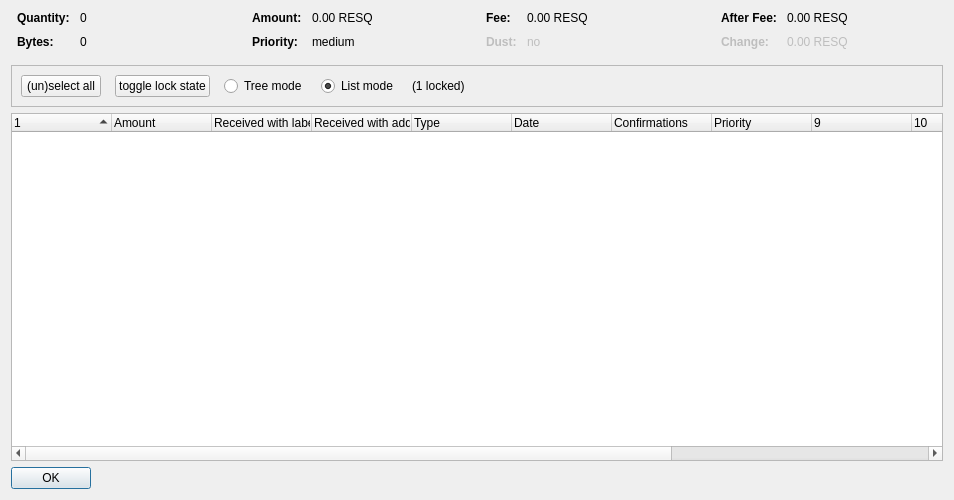
<?xml version="1.0" encoding="UTF-8"?>
<ui version="4.0">
 <class>CoinControlDialog</class>
 <widget class="QDialog" name="CoinControlDialog">
  <property name="geometry">
   <rect>
    <x>0</x>
    <y>0</y>
    <width>954</width>
    <height>500</height>
   </rect>
  </property>
  <property name="windowTitle">
   <string>Coin Selection</string>
  </property>
  <layout class="QVBoxLayout" name="verticalLayout">
   <item>
    <layout class="QHBoxLayout" name="horizontalLayoutTop" stretch="0,0,0,0">
     <property name="topMargin">
      <number>0</number>
     </property>
     <property name="bottomMargin">
      <number>10</number>
     </property>
     <item>
      <layout class="QFormLayout" name="formLayoutCoinControl1">
       <property name="horizontalSpacing">
        <number>10</number>
       </property>
       <property name="verticalSpacing">
        <number>10</number>
       </property>
       <property name="leftMargin">
        <number>6</number>
       </property>
       <property name="rightMargin">
        <number>6</number>
       </property>
       <item row="0" column="0">
        <widget class="QLabel" name="labelCoinControlQuantityText">
         <property name="font">
          <font>
           <weight>75</weight>
           <bold>true</bold>
          </font>
         </property>
         <property name="text">
          <string>Quantity:</string>
         </property>
        </widget>
       </item>
       <item row="0" column="1">
        <widget class="QLabel" name="labelCoinControlQuantity">
         <property name="cursor">
          <cursorShape>IBeamCursor</cursorShape>
         </property>
         <property name="contextMenuPolicy">
          <enum>Qt::ActionsContextMenu</enum>
         </property>
         <property name="text">
          <string notr="true">0</string>
         </property>
         <property name="textInteractionFlags">
          <set>Qt::LinksAccessibleByMouse|Qt::TextSelectableByKeyboard|Qt::TextSelectableByMouse</set>
         </property>
        </widget>
       </item>
       <item row="1" column="0">
        <widget class="QLabel" name="labelCoinControlBytesText">
         <property name="font">
          <font>
           <weight>75</weight>
           <bold>true</bold>
          </font>
         </property>
         <property name="text">
          <string>Bytes:</string>
         </property>
        </widget>
       </item>
       <item row="1" column="1">
        <widget class="QLabel" name="labelCoinControlBytes">
         <property name="cursor">
          <cursorShape>IBeamCursor</cursorShape>
         </property>
         <property name="contextMenuPolicy">
          <enum>Qt::ActionsContextMenu</enum>
         </property>
         <property name="text">
          <string notr="true">0</string>
         </property>
         <property name="textInteractionFlags">
          <set>Qt::LinksAccessibleByMouse|Qt::TextSelectableByKeyboard|Qt::TextSelectableByMouse</set>
         </property>
        </widget>
       </item>
      </layout>
     </item>
     <item>
      <layout class="QFormLayout" name="formLayoutCoinControl2">
       <property name="horizontalSpacing">
        <number>10</number>
       </property>
       <property name="verticalSpacing">
        <number>10</number>
       </property>
       <property name="leftMargin">
        <number>6</number>
       </property>
       <property name="rightMargin">
        <number>6</number>
       </property>
       <item row="0" column="0">
        <widget class="QLabel" name="labelCoinControlAmountText">
         <property name="font">
          <font>
           <weight>75</weight>
           <bold>true</bold>
          </font>
         </property>
         <property name="text">
          <string>Amount:</string>
         </property>
        </widget>
       </item>
       <item row="0" column="1">
        <widget class="QLabel" name="labelCoinControlAmount">
         <property name="cursor">
          <cursorShape>IBeamCursor</cursorShape>
         </property>
         <property name="contextMenuPolicy">
          <enum>Qt::ActionsContextMenu</enum>
         </property>
         <property name="text">
          <string notr="true">0.00 RESQ</string>
         </property>
         <property name="textInteractionFlags">
          <set>Qt::LinksAccessibleByMouse|Qt::TextSelectableByKeyboard|Qt::TextSelectableByMouse</set>
         </property>
        </widget>
       </item>
       <item row="1" column="0">
        <widget class="QLabel" name="labelCoinControlPriorityText">
         <property name="font">
          <font>
           <weight>75</weight>
           <bold>true</bold>
          </font>
         </property>
         <property name="text">
          <string>Priority:</string>
         </property>
        </widget>
       </item>
       <item row="1" column="1">
        <widget class="QLabel" name="labelCoinControlPriority">
         <property name="cursor">
          <cursorShape>IBeamCursor</cursorShape>
         </property>
         <property name="contextMenuPolicy">
          <enum>Qt::ActionsContextMenu</enum>
         </property>
         <property name="text">
          <string>medium</string>
         </property>
         <property name="textInteractionFlags">
          <set>Qt::LinksAccessibleByMouse|Qt::TextSelectableByKeyboard|Qt::TextSelectableByMouse</set>
         </property>
        </widget>
       </item>
      </layout>
     </item>
     <item>
      <layout class="QFormLayout" name="formLayoutCoinControl3">
       <property name="horizontalSpacing">
        <number>10</number>
       </property>
       <property name="verticalSpacing">
        <number>10</number>
       </property>
       <property name="leftMargin">
        <number>6</number>
       </property>
       <property name="rightMargin">
        <number>6</number>
       </property>
       <item row="0" column="0">
        <widget class="QLabel" name="labelCoinControlFeeText">
         <property name="font">
          <font>
           <weight>75</weight>
           <bold>true</bold>
          </font>
         </property>
         <property name="text">
          <string>Fee:</string>
         </property>
        </widget>
       </item>
       <item row="0" column="1">
        <widget class="QLabel" name="labelCoinControlFee">
         <property name="cursor">
          <cursorShape>IBeamCursor</cursorShape>
         </property>
         <property name="contextMenuPolicy">
          <enum>Qt::ActionsContextMenu</enum>
         </property>
         <property name="text">
          <string notr="true">0.00 RESQ</string>
         </property>
         <property name="textInteractionFlags">
          <set>Qt::LinksAccessibleByMouse|Qt::TextSelectableByKeyboard|Qt::TextSelectableByMouse</set>
         </property>
        </widget>
       </item>
       <item row="1" column="0">
        <widget class="QLabel" name="labelCoinControlLowOutputText">
         <property name="enabled">
          <bool>false</bool>
         </property>
         <property name="font">
          <font>
           <weight>75</weight>
           <bold>true</bold>
          </font>
         </property>
         <property name="text">
          <string>Dust:</string>
         </property>
        </widget>
       </item>
       <item row="1" column="1">
        <widget class="QLabel" name="labelCoinControlLowOutput">
         <property name="enabled">
          <bool>false</bool>
         </property>
         <property name="cursor">
          <cursorShape>IBeamCursor</cursorShape>
         </property>
         <property name="contextMenuPolicy">
          <enum>Qt::ActionsContextMenu</enum>
         </property>
         <property name="text">
          <string>no</string>
         </property>
         <property name="textInteractionFlags">
          <set>Qt::LinksAccessibleByMouse|Qt::TextSelectableByKeyboard|Qt::TextSelectableByMouse</set>
         </property>
        </widget>
       </item>
      </layout>
     </item>
     <item>
      <layout class="QFormLayout" name="formLayoutCoinControl4">
       <property name="horizontalSpacing">
        <number>10</number>
       </property>
       <property name="verticalSpacing">
        <number>10</number>
       </property>
       <property name="leftMargin">
        <number>6</number>
       </property>
       <property name="rightMargin">
        <number>6</number>
       </property>
       <item row="0" column="0">
        <widget class="QLabel" name="labelCoinControlAfterFeeText">
         <property name="font">
          <font>
           <weight>75</weight>
           <bold>true</bold>
          </font>
         </property>
         <property name="text">
          <string>After Fee:</string>
         </property>
        </widget>
       </item>
       <item row="0" column="1">
        <widget class="QLabel" name="labelCoinControlAfterFee">
         <property name="cursor">
          <cursorShape>IBeamCursor</cursorShape>
         </property>
         <property name="contextMenuPolicy">
          <enum>Qt::ActionsContextMenu</enum>
         </property>
         <property name="text">
          <string notr="true">0.00 RESQ</string>
         </property>
         <property name="textInteractionFlags">
          <set>Qt::LinksAccessibleByMouse|Qt::TextSelectableByKeyboard|Qt::TextSelectableByMouse</set>
         </property>
        </widget>
       </item>
       <item row="1" column="0">
        <widget class="QLabel" name="labelCoinControlChangeText">
         <property name="enabled">
          <bool>false</bool>
         </property>
         <property name="font">
          <font>
           <weight>75</weight>
           <bold>true</bold>
          </font>
         </property>
         <property name="text">
          <string>Change:</string>
         </property>
        </widget>
       </item>
       <item row="1" column="1">
        <widget class="QLabel" name="labelCoinControlChange">
         <property name="enabled">
          <bool>false</bool>
         </property>
         <property name="cursor">
          <cursorShape>IBeamCursor</cursorShape>
         </property>
         <property name="contextMenuPolicy">
          <enum>Qt::ActionsContextMenu</enum>
         </property>
         <property name="text">
          <string notr="true">0.00 RESQ</string>
         </property>
         <property name="textInteractionFlags">
          <set>Qt::LinksAccessibleByMouse|Qt::TextSelectableByKeyboard|Qt::TextSelectableByMouse</set>
         </property>
        </widget>
       </item>
      </layout>
     </item>
    </layout>
   </item>
   <item>
    <widget class="QFrame" name="frame">
     <property name="minimumSize">
      <size>
       <width>0</width>
       <height>40</height>
      </size>
     </property>
     <property name="frameShape">
      <enum>QFrame::StyledPanel</enum>
     </property>
     <property name="frameShadow">
      <enum>QFrame::Sunken</enum>
     </property>
     <layout class="QHBoxLayout" name="horizontalLayout">
      <item>
       <layout class="QHBoxLayout" name="horizontalLayoutPanel" stretch="0,0,0,0,0,0">
        <property name="spacing">
         <number>14</number>
        </property>
        <item>
         <widget class="QPushButton" name="pushButtonSelectAll">
          <property name="sizePolicy">
           <sizepolicy hsizetype="Maximum" vsizetype="Fixed">
            <horstretch>0</horstretch>
            <verstretch>0</verstretch>
           </sizepolicy>
          </property>
          <property name="text">
           <string>(un)select all</string>
          </property>
          <property name="autoDefault">
           <bool>false</bool>
          </property>
         </widget>
        </item>
        <item>
         <widget class="QPushButton" name="pushButtonToggleLock">
          <property name="sizePolicy">
           <sizepolicy hsizetype="Maximum" vsizetype="Fixed">
            <horstretch>0</horstretch>
            <verstretch>0</verstretch>
           </sizepolicy>
          </property>
          <property name="text">
           <string>toggle lock state</string>
          </property>
          <property name="autoDefault">
           <bool>false</bool>
          </property>
         </widget>
        </item>
        <item>
         <widget class="QRadioButton" name="radioTreeMode">
          <property name="sizePolicy">
           <sizepolicy hsizetype="Maximum" vsizetype="Fixed">
            <horstretch>0</horstretch>
            <verstretch>0</verstretch>
           </sizepolicy>
          </property>
          <property name="text">
           <string>Tree mode</string>
          </property>
         </widget>
        </item>
        <item>
         <widget class="QRadioButton" name="radioListMode">
          <property name="sizePolicy">
           <sizepolicy hsizetype="Maximum" vsizetype="Fixed">
            <horstretch>0</horstretch>
            <verstretch>0</verstretch>
           </sizepolicy>
          </property>
          <property name="text">
           <string>List mode</string>
          </property>
          <property name="checked">
           <bool>true</bool>
          </property>
         </widget>
        </item>
        <item>
         <widget class="QLabel" name="labelLocked">
          <property name="text">
           <string>(1 locked)</string>
          </property>
         </widget>
        </item>
        <item>
         <spacer name="horizontalSpacer">
          <property name="orientation">
           <enum>Qt::Horizontal</enum>
          </property>
          <property name="sizeHint" stdset="0">
           <size>
            <width>40</width>
            <height>20</height>
           </size>
          </property>
         </spacer>
        </item>
       </layout>
      </item>
     </layout>
    </widget>
   </item>
   <item>
    <widget class="CoinControlTreeWidget" name="treeWidget">
     <property name="contextMenuPolicy">
      <enum>Qt::CustomContextMenu</enum>
     </property>
     <property name="sortingEnabled">
      <bool>false</bool>
     </property>
     <property name="columnCount">
      <number>13</number>
     </property>
     <attribute name="headerShowSortIndicator" stdset="0">
      <bool>true</bool>
     </attribute>
     <attribute name="headerStretchLastSection">
      <bool>false</bool>
     </attribute>
     <column>
      <property name="text">
       <string/>
      </property>
     </column>
     <column>
      <property name="text">
       <string>Amount</string>
      </property>
     </column>
     <column>
      <property name="text">
       <string>Received with label</string>
      </property>
     </column>
     <column>
      <property name="text">
       <string>Received with address</string>
      </property>
     </column>
     <column>
      <property name="text">
       <string>Type</string>
      </property>
     </column>
     <column>
      <property name="text">
       <string>Date</string>
      </property>
     </column>
     <column>
      <property name="text">
       <string>Confirmations</string>
      </property>
      <property name="toolTip">
       <string>Confirmed</string>
      </property>
     </column>
     <column>
      <property name="text">
       <string>Priority</string>
      </property>
     </column>
     <column>
      <property name="text">
       <string/>
      </property>
     </column>
     <column>
      <property name="text">
       <string/>
      </property>
     </column>
     <column>
      <property name="text">
       <string/>
      </property>
     </column>
     <column>
      <property name="text">
       <string/>
      </property>
     </column>
     <column>
      <property name="text">
       <string/>
      </property>
     </column>
    </widget>
   </item>
   <item>
    <widget class="QDialogButtonBox" name="buttonBox">
     <property name="sizePolicy">
      <sizepolicy hsizetype="Maximum" vsizetype="Fixed">
       <horstretch>0</horstretch>
       <verstretch>0</verstretch>
      </sizepolicy>
     </property>
     <property name="orientation">
      <enum>Qt::Horizontal</enum>
     </property>
     <property name="standardButtons">
      <set>QDialogButtonBox::Ok</set>
     </property>
    </widget>
   </item>
  </layout>
 </widget>
 <customwidgets>
  <customwidget>
   <class>CoinControlTreeWidget</class>
   <extends>QTreeWidget</extends>
   <header>coincontroltreewidget.h</header>
  </customwidget>
 </customwidgets>
 <resources/>
 <connections/>
</ui>
